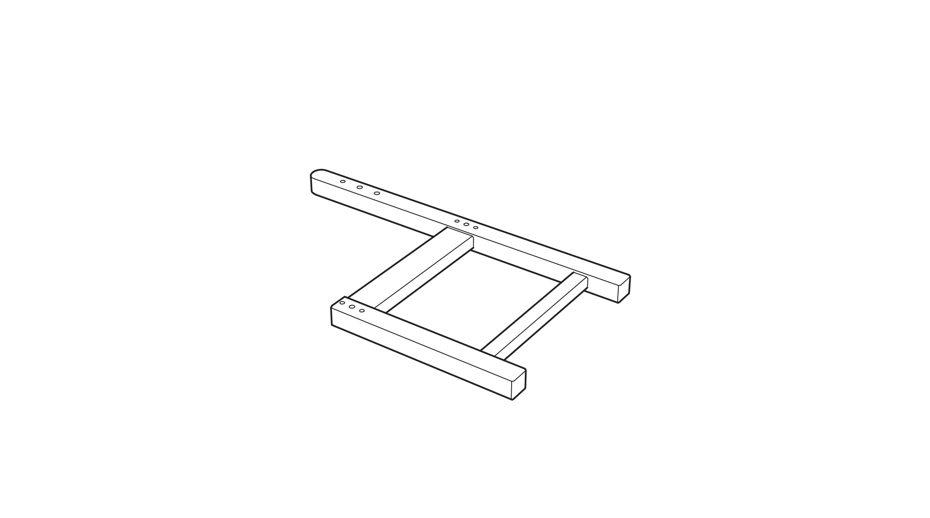
#> input picture wcx/fdcmwork/data/temp/temp/1.png, 930 x 518 px, given in place of 1.jpg, which was not available
$ python homography_only.py
#> lines starting #> are read from the running program, lines starting #| are printed output that depends on the picture
import cv2
import numpy as np
import pylab as pl
# Read source image.
im_src = cv2.imread('C:\\Users\qiumian\\Desktop\\mastercourse\\research\\homography transformation\\data\\1.jpg')
#> im_src is the input picture: shape (518, 930, 3); mean B, G, R 253.3, 253.3, 253.3
# Four corners of the book in source image
pts_src = np.array([[3.590000e+02 ,2.775000e+02 ], [5.900000e+01 ,1.261500e+03], [9.740000e+02 ,1.519500e+03], [1.019000e+03 ,3.255000e+02]])

# Read destination image.
im_dst = cv2.imread('C:\\Users\\qiumian\Desktop\\mastercourse\\research\\homography transformation\data\\1.png')
# Four corners of the book in destination image.
pts_dst = np.array([[6.800000e+01 ,3.090000e+02 ], [4.550000e+02 ,4.660000e+02 ], [6.840000e+02 ,2.610000e+02], [131 ,53 ]])

# Calculate Homography
h, status = cv2.findHomography(pts_src, pts_dst)

# Warp source image to destination based on homography
im_out = cv2.warpPerspective(im_src, h, (im_dst.shape[1], im_dst.shape[0]))
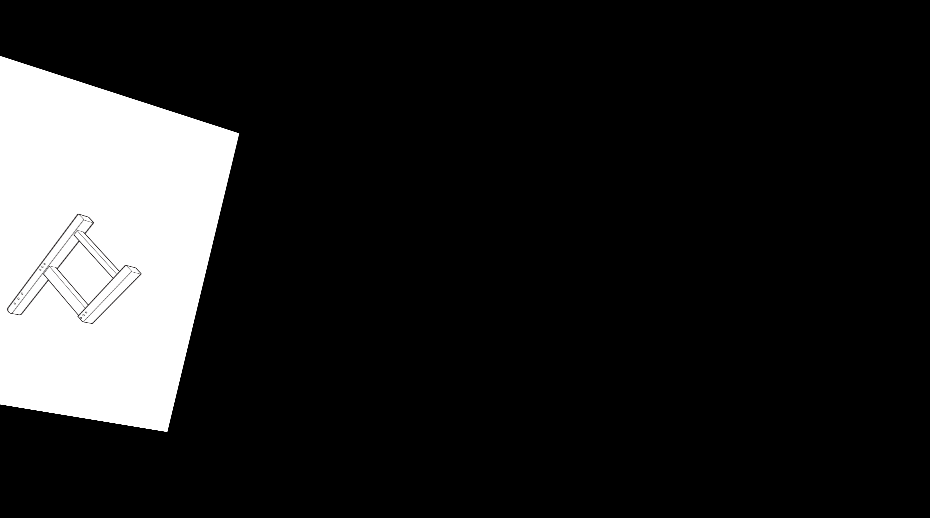
#> im_out: shape (518, 930, 3); mean B, G, R 35.5, 35.5, 35.5

pl.figure(), pl.imshow(im_src[:, :, ::-1]), pl.title('src'),
pl.figure(), pl.imshow(im_dst[:, :, ::-1]), pl.title('dst')
pl.figure(), pl.imshow(im_out[:, :, ::-1]), pl.title('out'), pl.show()  # show dst

$ run again, with wcx/fdcmwork/data/temp/temp/2.png copied over wcx/fdcmwork/data/temp/temp/1.png
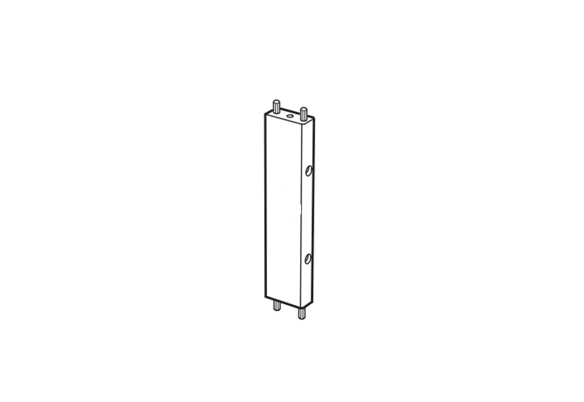
#> input picture wcx/fdcmwork/data/temp/temp/2.png, 584 x 402 px, given in place of 1.jpg, which was not available
#> im_src is the input picture: shape (402, 584, 3); mean B, G, R 253.4, 253.4, 253.4
#> `im_out = cv2.warpPerspective(im_src, h, (im_dst.shape[1], im_dst.shape..`:
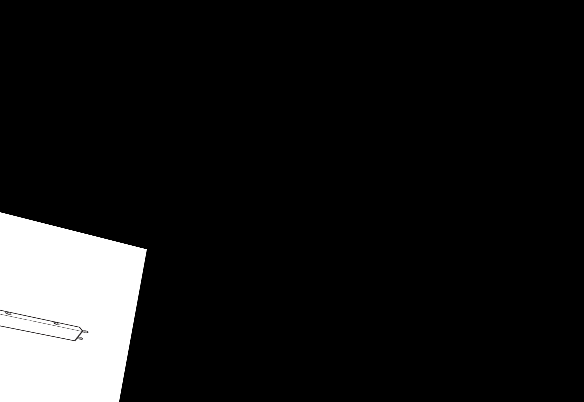
#> im_out: shape (402, 584, 3); mean B, G, R 24.8, 24.8, 24.8

$ run again, with wcx/fdcmwork/data/temp/temp/3.png copied over wcx/fdcmwork/data/temp/temp/1.png
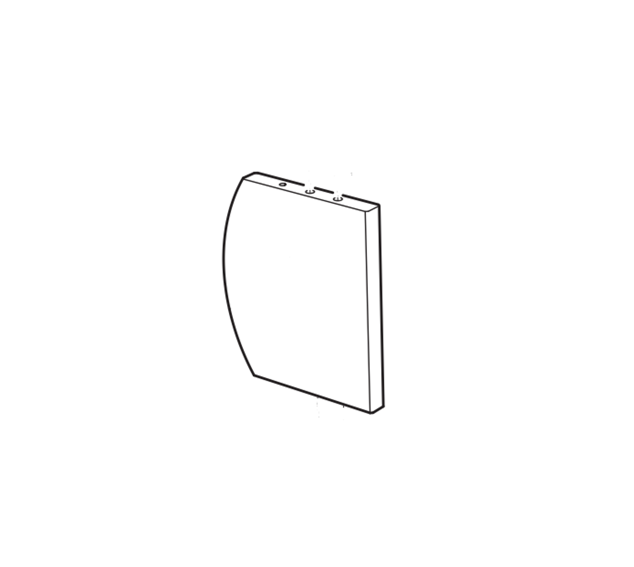
#> input picture wcx/fdcmwork/data/temp/temp/3.png, 634 x 567 px, given in place of 1.jpg, which was not available
#> im_src is the input picture: shape (567, 634, 3); mean B, G, R 253.6, 253.6, 253.6
#> `im_out = cv2.warpPerspective(im_src, h, (im_dst.shape[1], im_dst.shape..`:
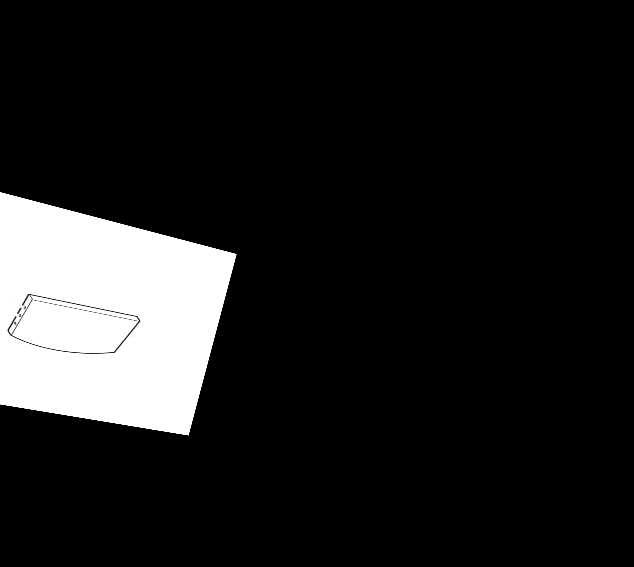
#> im_out: shape (567, 634, 3); mean B, G, R 30.3, 30.3, 30.3

$ run again, with wcx/fdcmwork/data/temp/temp/4.png copied over wcx/fdcmwork/data/temp/temp/1.png
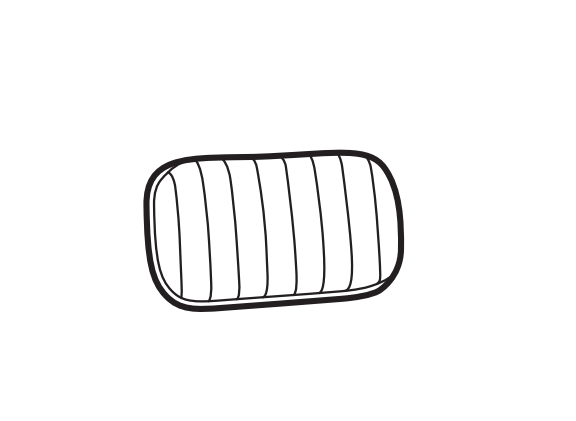
#> input picture wcx/fdcmwork/data/temp/temp/4.png, 576 x 421 px, given in place of 1.jpg, which was not available
#> im_src is the input picture: shape (421, 576, 3); mean B, G, R 247.9, 247.9, 248
#> `im_out = cv2.warpPerspective(im_src, h, (im_dst.shape[1], im_dst.shape..`:
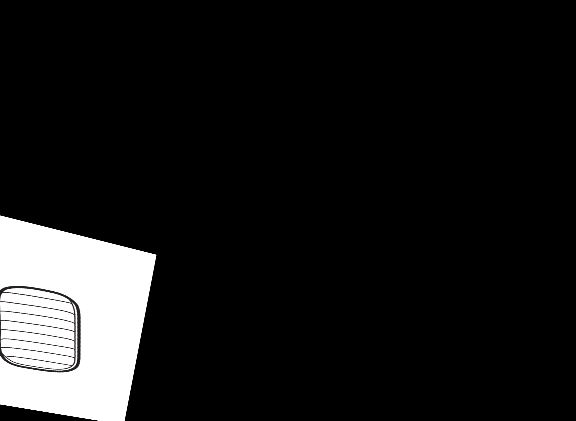
#> im_out: shape (421, 576, 3); mean B, G, R 25.9, 25.9, 25.9
